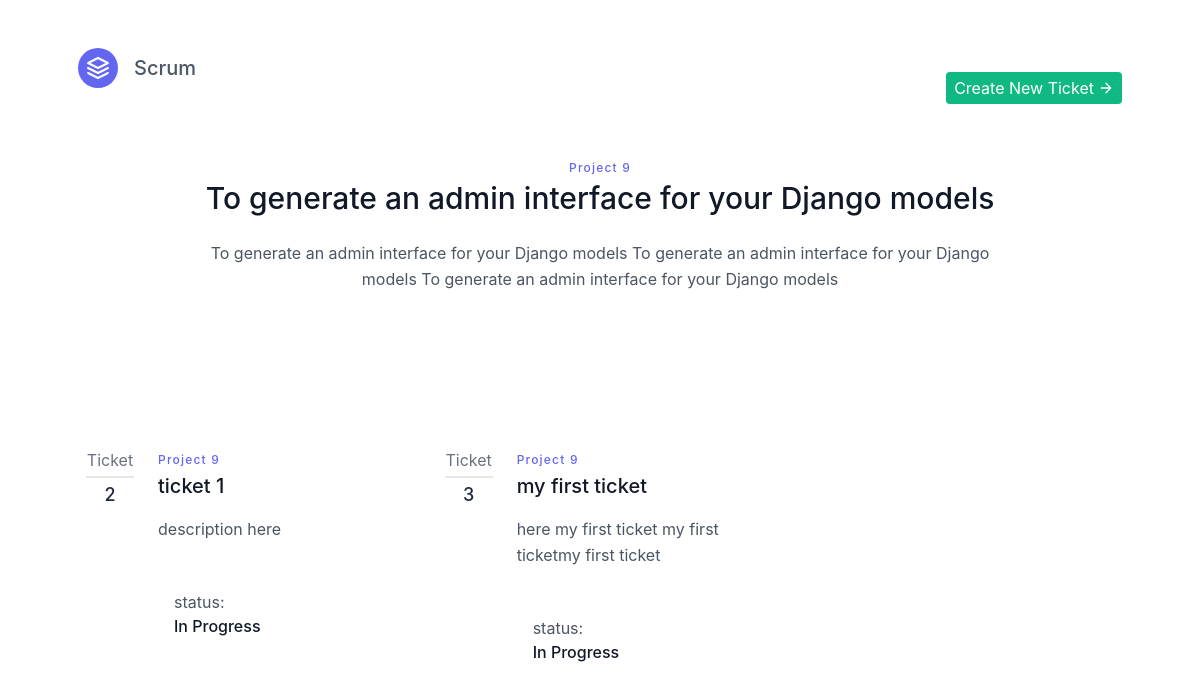
Page /tickets/To generate an admin interface for your Django models/ on the committed database.
### app/models.py (models this page shows, shortened)
class Project(models.Model):
    project_name = models.TextField()
    project_description = models.TextField()
    created_at = models.DateTimeField(auto_now_add=True)  # Automatically set on creation

class Ticket(models.Model):
    STATUS_CHOICES = (
        ('Pending', 'Pending'),
        ('In Progress', 'In Progress'),
        ('Done', 'Done'),
    )
    project = models.ForeignKey(Project, on_delete=models.CASCADE)
    ticket_title = models.TextField()
    ticket_description = models.TextField()
    ticket_status = models.CharField(choices=STATUS_CHOICES, max_length=50)

### app/views.py (the view)
# urls.py: path('tickets/<str:project_name>/', views.ticket, name='tickets page'),
def ticket(request, project_name):
    project = get_object_or_404(Project, project_name=project_name)
    tickets = Ticket.objects.all()
    return render(request, 'tickets.html', {'project':project,'tickets':tickets})

### app/templates/tickets.html (shortened to what this page needs)
<!DOCTYPE html>
<html lang="en">
<link href="https://unpkg.com/tailwindcss@^2/dist/tailwind.min.css" rel="stylesheet">
<link rel="stylesheet" href="https://cdn.jsdelivr.net/npm/bootstrap@4.0.0/dist/css/bootstrap.min.css">
<body>
    <header class="text-gray-600 body-font">
        <div class="container mx-auto flex flex-wrap p-5 flex-col md:flex-row items-center">
          <a class="flex title-font font-medium items-center text-gray-900 mb-4 md:mb-0">
            <svg xmlns="http://www.w3.org/2000/svg" fill="none" stroke="currentColor" stroke-linecap="round" stroke-linejoin="round" stroke-width="2" class="w-10 h-10 text-white p-2 bg-indigo-500 rounded-full" viewBox="0 0 24 24">
              <path d="M12 2L2 7l10 5 10-5-10-5zM2 17l10 5 10-5M2 12l10 5 10-5"></path>
            </svg>
            <span class="ml-3 text-xl">Scrum</span>
          </a>
          <button class="md:ml-auto flex flex-wrap items-center text-white text-base justify-center bg-green-500 border-0 py-1 px-2 focus:outline-none hover:bg-green-700 rounded text-base mt-3 md:mt-0" data-toggle="modal" data-target="#exampleModal"  type="button">Create New Ticket
            <svg fill="none" stroke="currentColor" stroke-linecap="round" stroke-linejoin="round" stroke-width="2" class="w-4 h-4 ml-1" viewBox="0 0 24 24">
              <path d="M5 12h14M12 5l7 7-7 7"></path>
            </svg>
          </button>
        </div>
      </header>
      <section class="text-gray-600 body-font">
        <div class="flex flex-col text-center w-full mb-5">
          <h2 class="text-xs text-indigo-500 tracking-widest font-medium title-font mb-1">Project {{ project.id }}</h2>
          <h1 class="sm:text-3xl text-2xl font-medium title-font mb-4 text-gray-900">{{ project.project_name }}</h1>
          <p class="lg:w-2/3 mx-auto leading-relaxed text-base">{{ project.project_description }}</p>
        </div>
        <div class="container px-5 py-24 mx-auto">
          <div class="flex flex-wrap -mx-4 -my-8">
            {% for ticket in tickets %}
            {% if ticket.project.id == project.id %}
            <div class="py-8 px-4 lg:w-1/3">
              <div class="h-full flex items-start">
                <div class="w-12 flex-shrink-0 flex flex-col text-center leading-none">
                  <span class="text-gray-500 pb-2 mb-2 border-b-2 border-gray-200">Ticket</span>
                  <span class="font-medium text-lg text-gray-800 title-font leading-none">{{ticket.id}}</span>
                </div>
                <div class="flex-grow pl-6">
                  <h2 class="tracking-widest text-xs title-font font-medium text-indigo-500 mb-1">Project {{ project.id }}</h2>
                  <h1 class="title-font text-xl font-medium text-gray-900 mb-3">{{ticket.ticket_title}}</h1>
                  <p class="leading-relaxed mb-5">{{ticket.ticket_description}}</p>
                  <a class="inline-flex items-center">
                    <span class="flex-grow flex flex-col pl-3">
                      status: <span class="title-font font-medium text-gray-900">{{ticket.ticket_status}}</span>
                    </span>
                  </a>
                </div>
              </div>
            </div>
            {% endif %}
            {% endfor %}
          </div>
        </div>
      </section>
    </body>
</html>

### rows in the picture
Project: id "9", project_name "To generate an admin interface for your Django models", project_description "To generate an admin interface for your Django models To generate an admin interface for your Django models To generate an admin interface for your Django models"
Ticket: id "2", ticket_title "ticket 1", ticket_description "description here", ticket_status "In Progress"
Ticket: id "3", ticket_title "my first ticket", ticket_description "here my first ticket my first ticketmy first ticket", ticket_status "In Progress"
